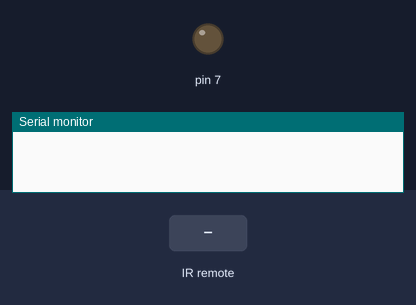
A sketch run on a simulated Arduino Uno, built with avr-gcc and run on an emulated ATmega328P. Parts: output pins drawn as LEDs (lit = HIGH), the last lines printed to the serial monitor. The test bench sets the inputs (shaded band).

Above: at 1.8 s.
1.9 s: infrared code 0x511DBB received
At 2.4 s:
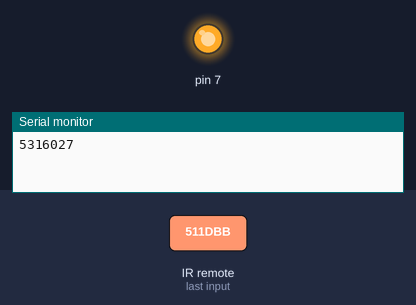
Timing chart, 0 to 4.9 s (numbered marks = the images above; inputs shaded):
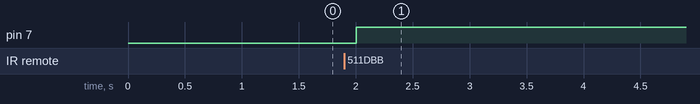

The sketch:

luz_rele_controleremote.ino
```cpp
#include <IRremote.h>


int RECV_PIN = 8;

IRrecv irrecv(RECV_PIN);

decode_results results;

void setup() {
  pinMode(7,OUTPUT);
  Serial.begin(9600);
  irrecv.enableIRIn();

}

void loop() {

   if (irrecv.decode(&results)){
    Serial.println(results.value);
    irrecv.resume();

   }

    if(results.value == 5316027){
      ligar();

    }
  else desligar();
  delay(1000);

}

void desligar(){
  digitalWrite(7,LOW);

}

void ligar(){
  digitalWrite(7,HIGH);

}
```

Measured:
- after the input at 1.9 s, pin 7: LOW → HIGH after 0.10 s
